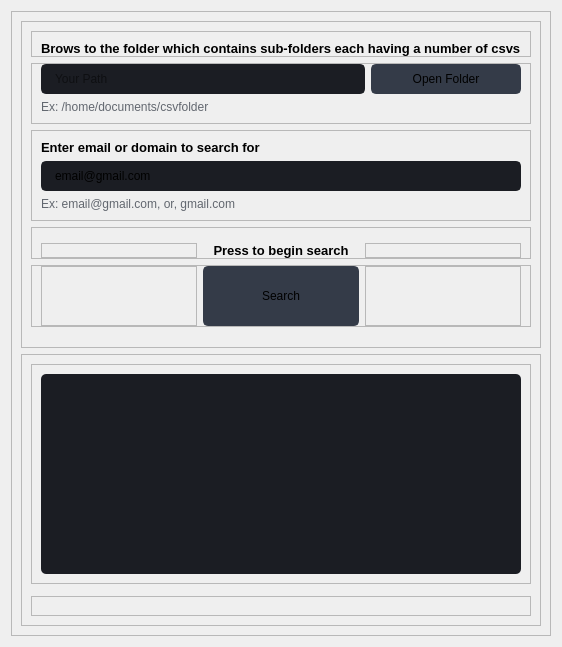
                  <widget class="QWidget" name="page10_EmailDomainSearch">
                   <layout class="QVBoxLayout" name="verticalLayout_65">
                    <item>
                     <widget class="QFrame" name="frame_138">
                      <property name="frameShape">
                       <enum>QFrame::StyledPanel</enum>
                      </property>
                      <property name="frameShadow">
                       <enum>QFrame::Raised</enum>
                      </property>
                      <layout class="QVBoxLayout" name="verticalLayout_64">
                       <item>
                        <widget class="QFrame" name="frame_139">
                         <property name="frameShape">
                          <enum>QFrame::StyledPanel</enum>
                         </property>
                         <property name="frameShadow">
                          <enum>QFrame::Raised</enum>
                         </property>
                         <layout class="QVBoxLayout" name="verticalLayout_61">
                          <property name="bottomMargin">
                           <number>0</number>
                          </property>
                          <item>
                           <widget class="QFrame" name="frame_140">
                            <property name="frameShape">
                             <enum>QFrame::StyledPanel</enum>
                            </property>
                            <property name="frameShadow">
                             <enum>QFrame::Raised</enum>
                            </property>
                            <layout class="QHBoxLayout" name="horizontalLayout_62">
                             <property name="bottomMargin">
                              <number>0</number>
                             </property>
                             <item>
                              <widget class="QLabel" name="labelBoxBlenderInstalation_19">
                               <property name="font">
                                <font>
                                 <family>Segoe UI</family>
                                 <pointsize>10</pointsize>
                                 <weight>75</weight>
                                 <bold>true</bold>
                                </font>
                               </property>
                               <property name="styleSheet">
                                <string notr="true"/>
                               </property>
                               <property name="text">
                                <string>Brows to the folder which contains sub-folders each having a number of csvs</string>
                               </property>
                              </widget>
                             </item>
                            </layout>
                           </widget>
                          </item>
                          <item>
                           <widget class="QFrame" name="frame_141">
                            <property name="frameShape">
                             <enum>QFrame::StyledPanel</enum>
                            </property>
                            <property name="frameShadow">
                             <enum>QFrame::Raised</enum>
                            </property>
                            <layout class="QHBoxLayout" name="horizontalLayout_63">
                             <property name="topMargin">
                              <number>0</number>
                             </property>
                             <item>
                              <layout class="QGridLayout" name="gridLayout_14">
                               <property name="bottomMargin">
                                <number>0</number>
                               </property>
                               <item row="0" column="0">
                                <widget class="QLineEdit" name="LineEditPath_Page10">
                                 <property name="minimumSize">
                                  <size>
                                   <width>0</width>
                                   <height>30</height>
                                  </size>
                                 </property>
                                 <property name="styleSheet">
                                  <string notr="true">QLineEdit {
	background-color: rgb(27, 29, 35);
	border-radius: 5px;
	border: 2px solid rgb(27, 29, 35);
	padding-left: 10px;
}
QLineEdit:hover {
	border: 2px solid rgb(64, 71, 88);
}
QLineEdit:focus {
	border: 2px solid rgb(91, 101, 124);
}</string>
                                 </property>
                                 <property name="placeholderText">
                                  <string>Your Path</string>
                                 </property>
                                </widget>
                               </item>
                               <item row="0" column="1">
                                <widget class="QPushButton" name="BtnBrows_Page10_EmailDomailSearch">
                                 <property name="minimumSize">
                                  <size>
                                   <width>150</width>
                                   <height>30</height>
                                  </size>
                                 </property>
                                 <property name="font">
                                  <font>
                                   <family>Segoe UI</family>
                                   <pointsize>9</pointsize>
                                  </font>
                                 </property>
                                 <property name="styleSheet">
                                  <string notr="true">QPushButton {
	border: 2px solid rgb(52, 59, 72);
	border-radius: 5px;	
	background-color: rgb(52, 59, 72);
}
QPushButton:hover {
	background-color: rgb(57, 65, 80);
	border: 2px solid rgb(61, 70, 86);
}
QPushButton:pressed {	
	background-color: rgb(35, 40, 49);
	border: 2px solid rgb(43, 50, 61);
}</string>
                                 </property>
                                 <property name="text">
                                  <string>Open Folder</string>
                                 </property>
                                 <property name="icon">
                                  <iconset resource="files.qrc">
                                   <normaloff>:/16x16/icons/16x16/cil-folder-open.png</normaloff>:/16x16/icons/16x16/cil-folder-open.png</iconset>
                                 </property>
                                </widget>
                               </item>
                               <item row="1" column="0" colspan="2">
                                <widget class="QLabel" name="labelVersion_15">
                                 <property name="styleSheet">
                                  <string notr="true">color: rgb(98, 103, 111);</string>
                                 </property>
                                 <property name="lineWidth">
                                  <number>1</number>
                                 </property>
                                 <property name="text">
                                  <string>Ex: /home/documents/csvfolder</string>
                                 </property>
                                 <property name="alignment">
                                  <set>Qt::AlignLeading|Qt::AlignLeft|Qt::AlignVCenter</set>
                                 </property>
                                </widget>
                               </item>
                              </layout>
                             </item>
                            </layout>
                           </widget>
                          </item>
                          <item>
                           <widget class="QFrame" name="frame_142">
                            <property name="frameShape">
                             <enum>QFrame::StyledPanel</enum>
                            </property>
                            <property name="frameShadow">
                             <enum>QFrame::Raised</enum>
                            </property>
                            <layout class="QVBoxLayout" name="verticalLayout_66">
                             <item>
                              <widget class="QLabel" name="labelBoxBlenderInstalation_20">
                               <property name="font">
                                <font>
                                 <family>Segoe UI</family>
                                 <pointsize>10</pointsize>
                                 <weight>75</weight>
                                 <bold>true</bold>
                                </font>
                               </property>
                               <property name="styleSheet">
                                <string notr="true"/>
                               </property>
                               <property name="text">
                                <string>Enter email or domain to search for</string>
                               </property>
                              </widget>
                             </item>
                             <item>
                              <widget class="QLineEdit" name="LineEditPath_Page10_EmailDomain">
                               <property name="minimumSize">
                                <size>
                                 <width>0</width>
                                 <height>30</height>
                                </size>
                               </property>
                               <property name="styleSheet">
                                <string notr="true">QLineEdit {
	background-color: rgb(27, 29, 35);
	border-radius: 5px;
	border: 2px solid rgb(27, 29, 35);
	padding-left: 10px;
}
QLineEdit:hover {
	border: 2px solid rgb(64, 71, 88);
}
QLineEdit:focus {
	border: 2px solid rgb(91, 101, 124);
}</string>
                               </property>
                               <property name="text">
                                <string>email@gmail.com</string>
                               </property>
                               <property name="placeholderText">
                                <string>Your Path</string>
                               </property>
                              </widget>
                             </item>
                             <item>
                              <widget class="QLabel" name="labelVersion_16">
                               <property name="styleSheet">
                                <string notr="true">color: rgb(98, 103, 111);</string>
                               </property>
                               <property name="lineWidth">
                                <number>1</number>
                               </property>
                               <property name="text">
                                <string>Ex: email@gmail.com, or, gmail.com</string>
                               </property>
                               <property name="alignment">
                                <set>Qt::AlignLeading|Qt::AlignLeft|Qt::AlignVCenter</set>
                               </property>
                              </widget>
                             </item>
                            </layout>
                           </widget>
                          </item>
                          <item>
                           <widget class="QFrame" name="frame_143">
                            <property name="frameShape">
                             <enum>QFrame::StyledPanel</enum>
                            </property>
                            <property name="frameShadow">
                             <enum>QFrame::Raised</enum>
                            </property>
                            <layout class="QHBoxLayout" name="horizontalLayout_64">
                             <property name="topMargin">
                              <number>15</number>
                             </property>
                             <property name="bottomMargin">
                              <number>0</number>
                             </property>
                             <item>
                              <widget class="QFrame" name="frame_144">
                               <property name="frameShape">
                                <enum>QFrame::StyledPanel</enum>
                               </property>
                               <property name="frameShadow">
                                <enum>QFrame::Raised</enum>
                               </property>
                              </widget>
                             </item>
                             <item>
                              <widget class="QLabel" name="labelConvert_Page1_BulkComvert_8">
                               <property name="font">
                                <font>
                                 <family>Segoe UI</family>
                                 <pointsize>10</pointsize>
                                 <weight>75</weight>
                                 <bold>true</bold>
                                </font>
                               </property>
                               <property name="styleSheet">
                                <string notr="true"/>
                               </property>
                               <property name="text">
                                <string>Press to begin search</string>
                               </property>
                               <property name="alignment">
                                <set>Qt::AlignCenter</set>
                               </property>
                              </widget>
                             </item>
                             <item>
                              <widget class="QFrame" name="frame_145">
                               <property name="frameShape">
                                <enum>QFrame::StyledPanel</enum>
                               </property>
                               <property name="frameShadow">
                                <enum>QFrame::Raised</enum>
                               </property>
                              </widget>
                             </item>
                            </layout>
                           </widget>
                          </item>
                          <item>
                           <widget class="QFrame" name="frame_146">
                            <property name="frameShape">
                             <enum>QFrame::StyledPanel</enum>
                            </property>
                            <property name="frameShadow">
                             <enum>QFrame::Raised</enum>
                            </property>
                            <layout class="QHBoxLayout" name="horizontalLayout_65">
                             <property name="topMargin">
                              <number>0</number>
                             </property>
                             <property name="bottomMargin">
                              <number>0</number>
                             </property>
                             <item>
                              <widget class="QFrame" name="frame_147">
                               <property name="frameShape">
                                <enum>QFrame::StyledPanel</enum>
                               </property>
                               <property name="frameShadow">
                                <enum>QFrame::Raised</enum>
                               </property>
                              </widget>
                             </item>
                             <item>
                              <widget class="QPushButton" name="BtnConvert_Page10_EmailDomainSearch">
                               <property name="minimumSize">
                                <size>
                                 <width>60</width>
                                 <height>60</height>
                                </size>
                               </property>
                               <property name="font">
                                <font>
                                 <family>Segoe UI</family>
                                 <pointsize>9</pointsize>
                                </font>
                               </property>
                               <property name="layoutDirection">
                                <enum>Qt::LeftToRight</enum>
                               </property>
                               <property name="autoFillBackground">
                                <bool>false</bool>
                               </property>
                               <property name="styleSheet">
                                <string notr="true">QPushButton {
	border: 2px solid rgb(52, 59, 72);
	border-radius: 5px;	
	background-color: rgb(52, 59, 72);
}
QPushButton:hover {
	background-color: rgb(57, 65, 80);
	border: 2px solid rgb(61, 70, 86);
}
QPushButton:pressed {	
	background-color: rgb(35, 40, 49);
	border: 2px solid rgb(43, 50, 61);
}</string>
                               </property>
                               <property name="text">
                                <string>Search</string>
                               </property>
                               <property name="icon">
                                <iconset>
                                 <normaloff>icons/20x20/cil-paper-plane.png</normaloff>icons/20x20/cil-paper-plane.png</iconset>
                               </property>
                               <property name="checkable">
                                <bool>false</bool>
                               </property>
                              </widget>
                             </item>
                             <item>
                              <widget class="QFrame" name="frame_148">
                               <property name="frameShape">
                                <enum>QFrame::StyledPanel</enum>
                               </property>
                               <property name="frameShadow">
                                <enum>QFrame::Raised</enum>
                               </property>
                              </widget>
                             </item>
                            </layout>
                           </widget>
                          </item>
                          <item>
                           <widget class="QLabel" name="LabelStatus_Page3_LargeFileSplitter_5">
                            <property name="styleSheet">
                             <string notr="true">color: rgb(98, 103, 111);</string>
                            </property>
                            <property name="lineWidth">
                             <number>1</number>
                            </property>
                            <property name="text">
                             <string/>
                            </property>
                            <property name="alignment">
                             <set>Qt::AlignCenter</set>
                            </property>
                           </widget>
                          </item>
                         </layout>
                        </widget>
                       </item>
                       <item>
                        <widget class="QFrame" name="frame_149">
                         <property name="frameShape">
                          <enum>QFrame::StyledPanel</enum>
                         </property>
                         <property name="frameShadow">
                          <enum>QFrame::Raised</enum>
                         </property>
                         <layout class="QVBoxLayout" name="verticalLayout_62">
                          <item>
                           <widget class="QFrame" name="frame_150">
                            <property name="frameShape">
                             <enum>QFrame::StyledPanel</enum>
                            </property>
                            <property name="frameShadow">
                             <enum>QFrame::Raised</enum>
                            </property>
                            <layout class="QVBoxLayout" name="verticalLayout_63">
                             <item>
                              <widget class="QPlainTextEdit" name="plainTextEdit_Page10">
                               <property name="minimumSize">
                                <size>
                                 <width>200</width>
                                 <height>200</height>
                                </size>
                               </property>
                               <property name="styleSheet">
                                <string notr="true">QPlainTextEdit {
	background-color: rgb(27, 29, 35);
	border-radius: 5px;
	padding: 10px;
}
QPlainTextEdit:hover {
	border: 2px solid rgb(64, 71, 88);
}
QPlainTextEdit:focus {
	border: 2px solid rgb(91, 101, 124);
}</string>
                               </property>
                               <property name="plainText">
                                <string/>
                               </property>
                               <property name="placeholderText">
                                <string/>
                               </property>
                              </widget>
                             </item>
                            </layout>
                           </widget>
                          </item>
                          <item>
                           <widget class="QFrame" name="frame_151">
                            <property name="frameShape">
                             <enum>QFrame::StyledPanel</enum>
                            </property>
                            <property name="frameShadow">
                             <enum>QFrame::Raised</enum>
                            </property>
                           </widget>
                          </item>
                          <item>
                           <widget class="QFrame" name="frame_152">
                            <property name="frameShape">
                             <enum>QFrame::StyledPanel</enum>
                            </property>
                            <property name="frameShadow">
                             <enum>QFrame::Raised</enum>
                            </property>
                            <layout class="QHBoxLayout" name="horizontalLayout_66"/>
                           </widget>
                          </item>
                         </layout>
                        </widget>
                       </item>
                      </layout>
                     </widget>
                    </item>
                   </layout>
                  </widget>
